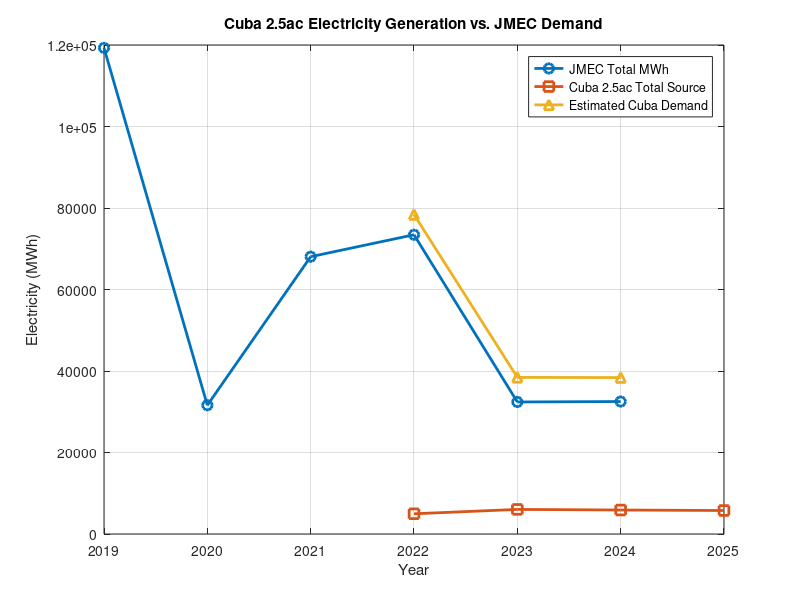

Write the MATLAB code that produced this figure.

% Cuba 2.5ac vs. JMEC Electricity Data (2019-2025)

% Timeline
years = 2019:2025;

% JMEC Total Electricity Consumption (MWh)
JMEC = [119293.639, 31599.468, 68054.164, ...
    73430.865, 32401.281, 32506.292, NaN];

% Cuba 2.5ac Total Electricity Generation (MWh)
Cuba = [NaN, NaN, NaN, 4963, 6033, 5884, 5764];

TotalDemand = JMEC + Cuba;

% Create Graph
figure;

plot(years, JMEC, '-o', 'LineWidth', 2, ...
    'MarkerSize', 7);

hold on;

plot(years, Cuba, '-s', 'LineWidth', 2, ...
    'MarkerSize', 7);

plot(years, TotalDemand, '-^', 'LineWidth', 2, ...
    'MarkerSize', 7);

% Graph Formatting
title('Cuba 2.5ac Electricity Generation vs. JMEC Demand');

xlabel('Year');
ylabel('Electricity (MWh)');

legend('JMEC Total MWh', ...
    'Cuba 2.5ac Total Source', ...
    'Estimated Cuba Demand', ...
    'Location', 'best');

xticks(years);
xlim([2019 2025]);

grid on;
hold off;
